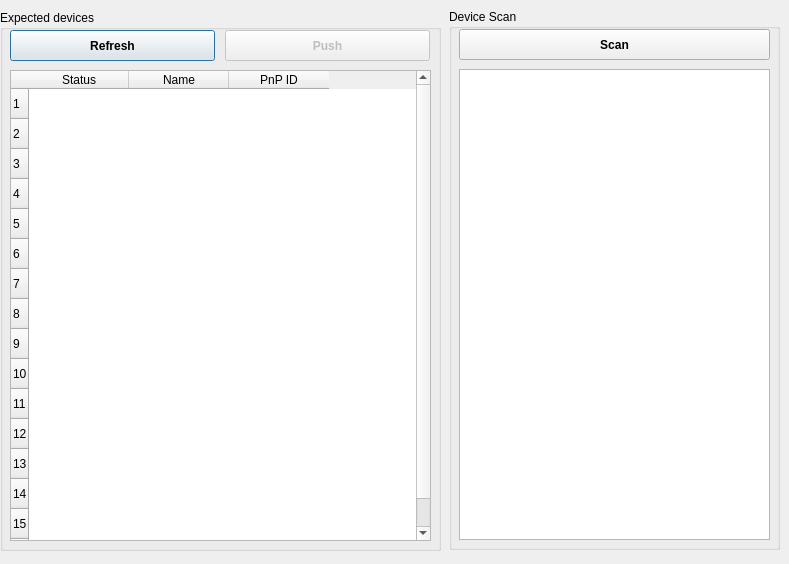
<?xml version="1.0" encoding="UTF-8"?>
<ui version="4.0">
 <class>DeviceScanDialog</class>
 <widget class="QDialog" name="DeviceScanDialog">
  <property name="geometry">
   <rect>
    <x>0</x>
    <y>0</y>
    <width>789</width>
    <height>564</height>
   </rect>
  </property>
  <property name="minimumSize">
   <size>
    <width>789</width>
    <height>564</height>
   </size>
  </property>
  <property name="maximumSize">
   <size>
    <width>789</width>
    <height>564</height>
   </size>
  </property>
  <property name="windowTitle">
   <string>Device Scan</string>
  </property>
  <property name="windowIcon">
   <iconset resource="../../../../qt_embedded/resources.qrc">
    <normaloff>:/icons/search.svg</normaloff>:/icons/search.svg</iconset>
  </property>
  <widget class="QGroupBox" name="groupBox">
   <property name="geometry">
    <rect>
     <x>0</x>
     <y>10</y>
     <width>441</width>
     <height>541</height>
    </rect>
   </property>
   <property name="title">
    <string>Expected devices</string>
   </property>
   <widget class="QTableWidget" name="device_table">
    <property name="geometry">
     <rect>
      <x>10</x>
      <y>60</y>
      <width>421</width>
      <height>471</height>
     </rect>
    </property>
    <property name="editTriggers">
     <set>QAbstractItemView::EditTrigger::NoEditTriggers</set>
    </property>
    <property name="showGrid">
     <bool>false</bool>
    </property>
    <property name="rowCount">
     <number>16</number>
    </property>
    <row/>
    <row/>
    <row/>
    <row/>
    <row/>
    <row/>
    <row/>
    <row/>
    <row/>
    <row/>
    <row/>
    <row/>
    <row/>
    <row/>
    <row/>
    <row/>
    <column>
     <property name="text">
      <string>Status</string>
     </property>
    </column>
    <column>
     <property name="text">
      <string>Name</string>
     </property>
    </column>
    <column>
     <property name="text">
      <string>PnP ID</string>
     </property>
    </column>
   </widget>
   <widget class="QPushButton" name="refresh_btn">
    <property name="geometry">
     <rect>
      <x>10</x>
      <y>20</y>
      <width>205</width>
      <height>31</height>
     </rect>
    </property>
    <property name="font">
     <font>
      <pointsize>9</pointsize>
      <bold>true</bold>
     </font>
    </property>
    <property name="text">
     <string>Refresh</string>
    </property>
    <property name="checkable">
     <bool>true</bool>
    </property>
   </widget>
   <widget class="QPushButton" name="push_btn">
    <property name="enabled">
     <bool>false</bool>
    </property>
    <property name="geometry">
     <rect>
      <x>225</x>
      <y>20</y>
      <width>205</width>
      <height>31</height>
     </rect>
    </property>
    <property name="font">
     <font>
      <pointsize>9</pointsize>
      <bold>true</bold>
     </font>
    </property>
    <property name="text">
     <string>Push</string>
    </property>
    <property name="checkable">
     <bool>true</bool>
    </property>
   </widget>
  </widget>
  <widget class="QGroupBox" name="groupBox_2">
   <property name="geometry">
    <rect>
     <x>449</x>
     <y>9</y>
     <width>331</width>
     <height>541</height>
    </rect>
   </property>
   <property name="title">
    <string>Device Scan</string>
   </property>
   <widget class="QPlainTextEdit" name="console_output">
    <property name="geometry">
     <rect>
      <x>10</x>
      <y>60</y>
      <width>311</width>
      <height>471</height>
     </rect>
    </property>
    <property name="textInteractionFlags">
     <set>Qt::TextInteractionFlag::TextSelectableByKeyboard|Qt::TextInteractionFlag::TextSelectableByMouse</set>
    </property>
    <property name="backgroundVisible">
     <bool>false</bool>
    </property>
   </widget>
   <widget class="QPushButton" name="scan_btn">
    <property name="geometry">
     <rect>
      <x>10</x>
      <y>20</y>
      <width>311</width>
      <height>31</height>
     </rect>
    </property>
    <property name="font">
     <font>
      <pointsize>9</pointsize>
      <bold>true</bold>
     </font>
    </property>
    <property name="text">
     <string>Scan</string>
    </property>
    <property name="checkable">
     <bool>true</bool>
    </property>
   </widget>
  </widget>
 </widget>
 <resources>
  <include location="../../../../qt_embedded/resources.qrc"/>
 </resources>
 <connections/>
</ui>
